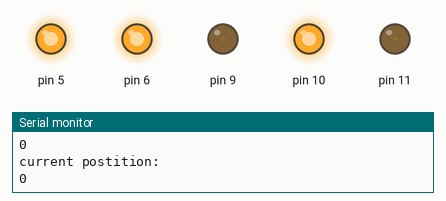
Simulated run of this sketch. Board: Arduino Uno, built with avr-gcc and run on an emulated ATmega328P. Parts: output pins drawn as LEDs (lit = HIGH), the last lines printed to the serial monitor.

Above: at 0.1 s.
At 5.0 s:
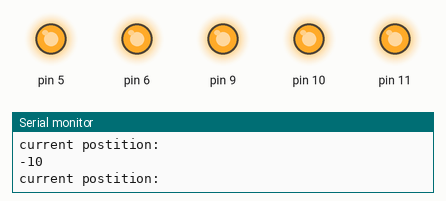
Timing chart, 0 to 6.5 s (numbered marks = the images above):
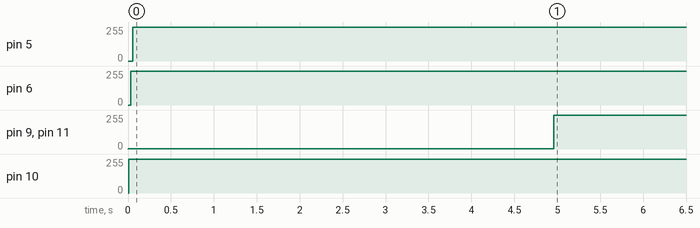

Measured:
- by itself, pin 5: 0/255 → 253/255 at 0.06 s, → 255/255 4.9 s later
- by itself, pin 6: 0/255 → 253/255 at 0.03 s, → 255/255 4.9 s later
- by itself, pin 9, pin 11: 0/255 → 2/255 at 0.00 s, → 255/255 5.0 s later
- by itself, pin 10: 0/255 → 253/255 at 0.01 s, → 255/255 5.0 s later

The sketch:

TURNS.ino
```cpp
//------------------------------------------------------------
struct ServoStruct
{
  int pin;
  int currentPosition;
  int timer;
  int onTime;
  bool on;
  bool moveLock;
  //------------------------------------------------------------
  void turn(int position)
  {
    if (this->currentPosition != position && !moveLock)
    {
      moveLock = true;
      timer = millis();
    }
    bool direction = (position < currentPosition);
    int onTime = map(abs(position - currentPosition), 0, 1, 0, 480);
    bool weAreMeantToMove = (this->currentPosition != position);

    if (weAreMeantToMove)
    {
      if (millis() - timer > onTime)
      {
        currentPosition += position;
        moveLock = false;
      }
      Serial.println("current postition: "); Serial.println( this->currentPosition );
      move(direction);
    }
    else
    {
      stop();
    }
  };
  //------------------------------------------------------------
  void move(bool direction)
  {
    int duty = direction ? 253 : 2;
    analogWrite(this->pin, duty);
  };
  //------------------------------------------------------------
  void stop()
  {
    analogWrite(this->pin, 255);
  };
  //------------------------------------------------------------
};
//------------------------------------------------------------
ServoStruct servo[]{
  {.pin = 10},
  {.pin = 9},
  {.pin = 11},
  {.pin = 6},
  {.pin = 5}
};
//------------------------------------------------------------
void setup()
{
  Serial.begin(9600);
}
//------------------------------------------------------------
void loop()
{
//  int position = getNextDistance();
  servo[2].turn(10);
  servo[1].turn(10);
  servo[0].turn(-10);
  servo[3].turn(-10);
  servo[4].turn(-10);
  //  servo.move(false);
}

//------------------------------------------------------------
```
